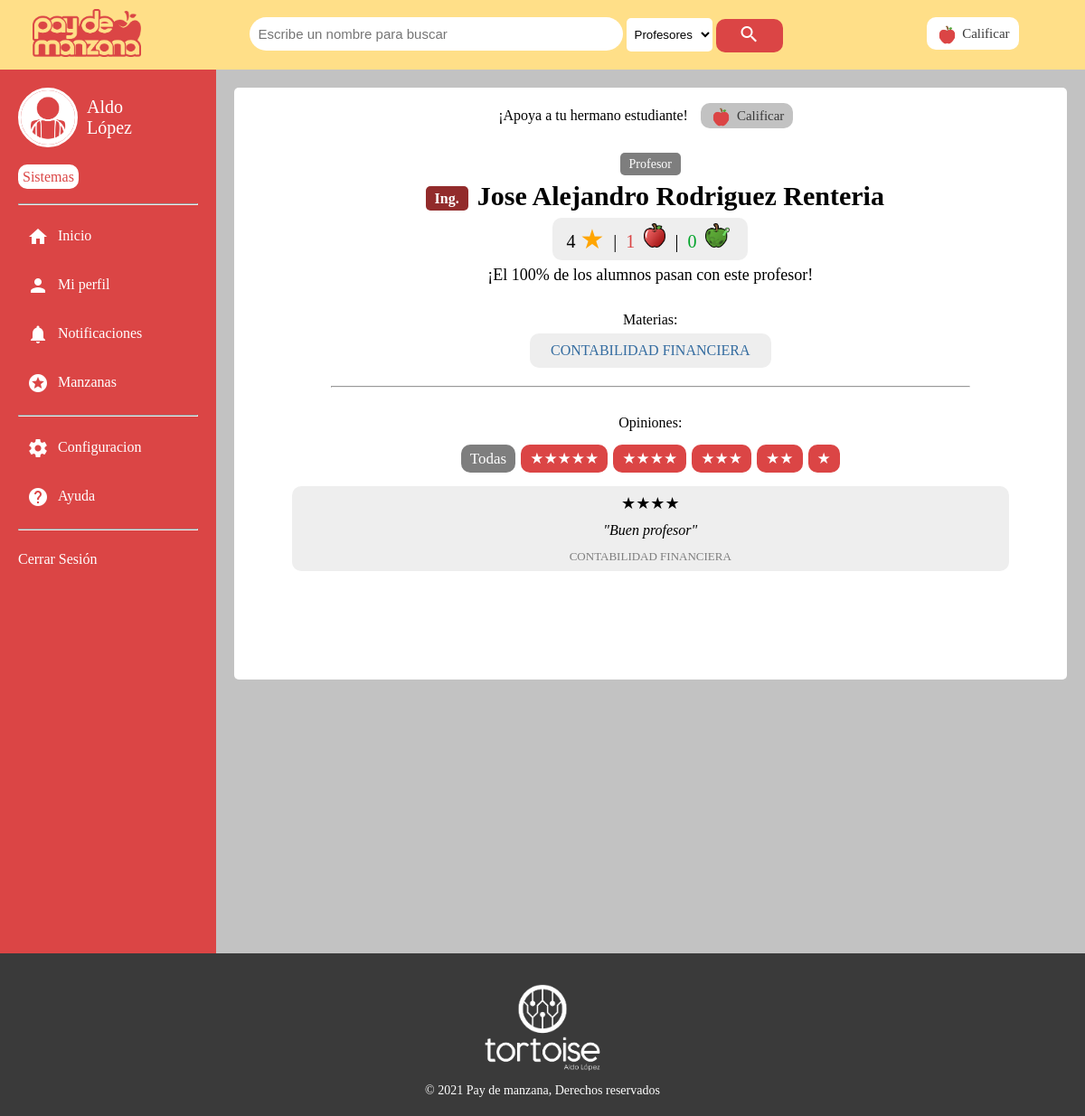
Page /Buscar/profesor?id=72 (signed in) on the committed database.
### tables this page shows
CREATE TABLE `usuario_presentacion` (
  `Usuario` char(8) NOT NULL,
  `Imagen_ruta` varchar(60) NOT NULL,
  `Descripcion` varchar(500) NOT NULL
);

CREATE TABLE `usuario` (
  `No_control` char(8) NOT NULL,
  `Nombre` varchar(60) NOT NULL,
  `Apellido` varchar(80) NOT NULL,
  `Sexo` enum('Masculino','Femenino','Sin especificar') NOT NULL,
  `Correo` varchar(25) NOT NULL,
  `Carrera` int(11) NOT NULL,
  `Anio_ingreso` year(4) NOT NULL
);

CREATE TABLE `carrera` (
  `Id_carrera` int(11) NOT NULL,
  `Nombre_carrera` varchar(100) DEFAULT NULL,
  `Nombre_corto` varchar(20) DEFAULT NULL,
  `Semestres` int(11) DEFAULT NULL
);

CREATE TABLE `profesor` (
  `Id_profesor` int(11) NOT NULL,
  `Titulo` varchar(5) NOT NULL,
  `Nombre` varchar(140) NOT NULL,
  `Sexo` enum('Masculino','Femenino','Sin especificar') NOT NULL
);

CREATE TABLE `calificacion` (
  `Id_calificacion` int(11) NOT NULL,
  `Usuario` varchar(100) NOT NULL,
  `Estatus` enum('Aprobada','Reprobada') NOT NULL,
  `Materia` int(11) NOT NULL,
  `Profesor` int(11) NOT NULL,
  `Estrellas` int(11) NOT NULL,
  `Opinion` varchar(300) NOT NULL,
  `Manzana` enum('No','Buena','Mala') NOT NULL
);

### model/usuario/ver_perfil.php (called while the page is built, shortened)
<?php
    $sql="SELECT Nombre, Apellido, Carrera FROM usuario WHERE No_control=:usuario";
    $resultado=$base->prepare($sql);
    $resultado->bindValue(":usuario",$usuario);
    $resultado->execute();
    $registro=$resultado->fetch((PDO::FETCH_ASSOC));
    $profilename = $registro["Nombre"] . " " . $registro["Apellido"];
    $carrera = $registro["Carrera"];
    $sql="SELECT Imagen_ruta FROM usuario_presentacion WHERE Usuario=:usuario";
    $resultado=$base->prepare($sql);
    $resultado->bindValue(":usuario",$usuario);
    $resultado->execute();
    $registro=$resultado->fetch((PDO::FETCH_ASSOC));
    $profileimage = $registro["Imagen_ruta"];
    $sql="SELECT * FROM carrera WHERE Id_carrera=:carrera";
    $resultado=$base->prepare($sql);
    $resultado->bindValue(":carrera",$carrera);
    $resultado->execute();
    $registro=$resultado->fetch((PDO::FETCH_ASSOC));
    $profilecareer = $registro["Nombre_corto"];
?>

### model/Buscar/ver_profesor.php (called while the page is built, shortened)
<?php
    require("../model/data/get_profesor.php");
    $teacher = $_GET["id"];
    $registro= getProfesor($teacher,$base);
    $teachertitle = $registro["Titulo"];
    $teachername = $registro["Nombre"];
    $teachergender = $registro["Sexo"];
    $sql ="SELECT ((Aprobadas * 100) / Totales) as Porcentaje FROM (SELECT COUNT(Case WHEN A.Estatus = 'Aprobada' THEN 1 END) as Aprobadas, COUNT(*) as Totales FROM calificacion A WHERE A.Profesor = :profesor) t";
    $resultado=$base->prepare($sql);
    $resultado->bindValue(":profesor",$teacher);
    $resultado->execute();
    $registro=$resultado->fetch((PDO::FETCH_ASSOC));
    $porcetaje_aprobados = $registro["Porcentaje"];
    if($porcetaje_aprobados!=null){
        $sql ="SELECT AVG(Estrellas) AS Promedio FROM calificacion WHERE Profesor = :profesor";
        $resultado=$base->prepare($sql);
        $resultado->bindValue(":profesor",$teacher);
        $resultado->execute();
        $registro=$resultado->fetch((PDO::FETCH_ASSOC));
        $teacher_estrellas = $registro["Promedio"];
        $sql = "SELECT COUNT(*) AS Manzanas FROM calificacion WHERE Profesor= :profesor AND Manzana='Buena'";
        $resultado=$base->prepare($sql);
        $resultado->bindValue(":profesor",$teacher);
        $resultado->execute();
        $registro=$resultado->fetch((PDO::FETCH_ASSOC));
        $teacher_manzanas_buenas = $registro["Manzanas"];
        $sql = "SELECT COUNT(*) AS Manzanas FROM calificacion WHERE Profesor= :profesor AND Manzana='Mala'";
        $resultado=$base->prepare($sql);
        $resultado->bindValue(":profesor",$teacher);
        $resultado->execute();
        $registro=$resultado->fetch((PDO::FETCH_ASSOC));
        $teacher_manzanas_malas = $registro["Manzanas"];
        $sql = "SELECT Count(*) as Veces, A.Materia As Id, (SELECT B.Nombre_materia FROM materia B WHERE B.Id_materia = A.Materia) As Nombre
        FROM calificacion A WHERE A.Profesor = :profesor AND EXISTS(SELECT C.Id_materia FROM materia C WHERE A.Materia=C.Id_materia AND C.Carrera=$carrera)
        GROUP BY A.Materia ORDER BY Veces DESC LIMIT 4";
        $resultado=$base->prepare($sql);
        $resultado->bindValue(":profesor",$teacher);
        $resultado->execute();
        $resultados_materias=$resultado->fetchAll((PDO::FETCH_OBJ));
        $tamano=10;
        $pagina=1;
        $sql1="SELECT A.Estrellas, A.Opinion, (SELECT B.Nombre_materia FROM materia B WHERE A.Materia=B.Id_materia)
        as Materia FROM calificacion A WHERE A.Profesor = :profesor";
        $empezar=($pagina-1)*$tamano;
        $sql2= $sql1 . " ORDER BY Id_calificacion DESC LIMIT $empezar,$tamano";
        $resultado=$base->prepare($sql2);
        $resultado->bindValue(":profesor",$teacher);
        $resultado->execute();
        $comentarios_general=$resultado->fetchAll((PDO::FETCH_OBJ));
    }
?>

### model/data/get_profesor.php (called while the page is built)
<?php
    function getProfesor($id,$base){
        $sql ="SELECT * FROM profesor WHERE Id_profesor=:id";
        $resultado=$base->prepare($sql);
        $resultado->bindValue(":id",$id);
        $resultado->execute();
        $registro=$resultado->fetch((PDO::FETCH_ASSOC));
        return $registro;
    }
?>

### view/common/sidebar/side_folder.php (the view, shortened to what this page needs)
<div class="sidebar" id="sidebar">
    <div class="perfil">
        <div class="nombre">
            <img src="../uploads/profile-images/<?php echo $profileimage; ?>" alt="perfil" width="60px">
            <span><?php echo $profilename; ?></span>
        </div>
        <div class="carrera">
            <span><?php echo $profilecareer; ?></span>
        </div>
    </div>
    <ul>
        <hr>
        <li><a href="../" id="side-inicio"><i class="material-icons">home</i><span class="side-text">Inicio</span></a></li>
        <li><a href="#" id="side-perfil"><i class="material-icons">person</i><span class="side-text">Mi perfil</span></a></li>
        <li><a href="../notificaciones" id="side-notificaciones"><i class="material-icons">notifications</i><span class="side-text">Notificaciones</span>
        </a></li>
        <li><a href="#" id="side-manzanas"><i class="material-icons">stars</i><span class="side-text">Manzanas</span></a></li>
        <hr>
        <li><a href="#" id="side-config"><i class="material-icons">settings</i><span class="side-text">Configuracion</span></a></li>
        <li><a href="#" id="side-ayuda"><i class="material-icons">help</i><span class="side-text">Ayuda</span></a></li>
        <hr>
        <li><a href="../logout" id="side-ayuda"><span class="side-text">Cerrar Sesión</span></a></li>
    </ul>
</div>

### view/Buscar/profesor.php (shortened to what this page needs)
<div class="espacio">
    <div class="frame">
        <span class="califica">¡Apoya a tu hermano estudiante! <a href="../Calificar/"><img src="../images/ico-man-buena.PNG" alt="manzana" width="25px">Calificar</a></span>
        <span class="prefix">
            <?php
                if($teachergender=="Femenino"){
                    echo "Profesora";
                }else{
                    echo "Profesor";
                }
            ?>
        </span>
        <h2><span><?php echo $teachertitle;?></span><?php echo $teachername;?></h2>
        <?php
            if($porcetaje_aprobados!=null){
        ?>
        <div class="profesor-stats">
                <span class="estrellas"><?php echo round($teacher_estrellas,2); ?><span class="estrella">★</span></span>|
                <span class="manzanas-buenas"><?php echo $teacher_manzanas_buenas; ?> <img src="../images/manzana-buena.png" alt="manzana" height="27px"></span>|
                <span class="manzanas-malas"><?php echo $teacher_manzanas_malas; ?> <img src="../images/manzana-mala.png" alt="manzana" height="27px"></span>
        </div>
        <div class="aprobacion">
            <span class="apb">¡El <?php echo round($porcetaje_aprobados);?>% de los alumnos pasan con
            <?php if($teachergender=="Femenino"){
                echo "esta profesora";
            }else{
                echo "este profesor";
            }
            ?>!</span>
        </div>
        <div class="lista-materia">
            <span class="titulo-opcion">Materias:</span>
            <?php
                foreach($resultados_materias as $materia){
                    echo "<span class=\"materia\"><a href=\"materia?id=$materia->Id\">";
                    echo $materia->Nombre;
                    echo '</a></span>';
                }
            ?>
        </div>
        <hr>
        <div class="comentarios">
            <span class="titulo-comentarios">Opiniones:</span>
            <div class="filtrar-com">
                <label for="estrellas-todos" id="est-todos">Todas</label>
                <label for="estrellas-5" id="est-5">★★★★★</label>
                <label for="estrellas-4" id="est-4">★★★★</label>
                <span class="responsive">
                <label for="estrellas-3" id="est-3">★★★</label>
                <label for="estrellas-2" id="est-2">★★</label>
                <label for="estrellas-1" id="est-1">★</label>
                </span>
            </div>
            <div class="com-todos" id="com-todos">
                <?php
                    foreach($comentarios_general as $opiniones){
                        echo '<div class="calificacion">';
                        echo '<span class="estrellas">';
                        for($i=1;$i<=$opiniones->Estrellas;$i++){
                            echo '★';
                        }
                        echo '</span>';
                        echo "<p class=\"opinion\"><i>\"$opiniones->Opinion\"</i></p>";
                        echo "<span class=\"materia\">$opiniones->Materia</span>";
                        echo '</div>';
                    }
                ?>
            </div>
        </div>
        <?php
            }
        ?>
    </div>
</div>

### style/header.css (style rules this page uses)
html { min-height: 100vh; }
body { margin: 0; padding: 0; font-family: ProximaNova-Regular; min-height: 100vh; }
body { padding: 0px 0px; background: #c2c2c2; }
body header { width: 100%; background: #ffdf88; display: -webkit-box; display: -ms-flexbox; display: flex; -webkit-box-align: center; -ms-flex-align: center; align-items: center; }
body header div { display: inline-block; vertical-align: middle; text-align: center; }
body header .barra-top { padding: 10px; width: 100%; }
body header .barra-top .buscar { width: 70%; }
body header .barra-top .buscar input[type="text"], body header .barra-top .buscar input[type="tel"], body header .barra-top .buscar input[type="email"], body header .barra-top .buscar input[type="password"], body header .barra-top .buscar input[type="number"] { background: #FFF; width: 50%; max-width: 1000px; border-radius: 20px; -webkit-box-sizing: border-box; box-sizing: border-box; border: 0px solid #db4545; font-size: 15px; padding: 10px; }
body header .barra-top .buscar select { line-height: 1.3; padding: 10px 5px; -webkit-box-sizing: border-box; box-sizing: border-box; border: 0px solid #db4545; border-radius: 5px; background: #ffffff; }
body header .barra-top .buscar select option { font-weight: normal; padding: 5px; }
body header .barra-top .buscar button { color: #ffffff; border: 0; border-radius: 10px; background: #db4545; padding: 5px 25px; vertical-align: middle; }
body header .barra-top .img { width: 10%; }
body header .barra-top .calificar { width: 15%; }
body header .barra-top .calificar a { font-size: 15px; font-family: Proxima Nova Bold; text-decoration: none; color: #3a3a3a; padding: 10px; border-radius: 10px; border: 0px solid #db4545; background: #FFFFFF; }
body header .barra-top .calificar a img { vertical-align: middle; }

### style/side-bar.css (style rules this page uses)
html { min-height: 100vh; }
body { margin: 0; padding: 0; font-family: ProximaNova-Regular; min-height: 100vh; }
.main .contenido .sidebar { margin: 0px 0px; width: 250px; background: #db4545; color: #FFFFFF; padding: 20px; float: left; overflow: hidden; -ms-flex-wrap: wrap; flex-wrap: wrap; -webkit-box-pack: justify; -ms-flex-pack: justify; justify-content: space-between; }
.main .contenido .sidebar ul { display: block; width: 100%; list-style: none; margin: 10px 0px; text-align: left; list-style-type: none; padding: 0px; height: 100vh; }
.main .contenido .sidebar ul li { width: 100%; margin: 0px; display: block; }
.main .contenido .sidebar ul li a { width: 100%; padding: 15px 0px; display: block; text-decoration: none; color: #FFFFFF; -webkit-transition: padding .3s; transition: padding .3s; }
.main .contenido .sidebar ul li a i { margin: 0px 10px; vertical-align: middle; }
.main .contenido .sidebar .perfil .nombre { width: 70px; height: 70px; display: -webkit-box; display: -ms-flexbox; display: flex; }
.main .contenido .sidebar .perfil .nombre img { width: 60px; height: 60px; border-radius: 50%; border: 3px solid #ffffff; -o-object-fit: cover; object-fit: cover; float: left; }
.main .contenido .sidebar .perfil .nombre span { float: left; margin: 10px 10px; font-size: 20px; vertical-align: middle; -webkit-box-align: center; -ms-flex-align: center; align-items: center; }
.main .contenido .sidebar .carrera { margin: 20px auto; }
.main .contenido .sidebar .carrera span { padding: 5px; border-radius: 10px; background: #ffffff; color: #db4545; font-family: Proxima Nova Bold; }

### style/footer.css (style rules this page uses)
html { min-height: 100vh; }
body { margin: 0; padding: 0; font-family: ProximaNova-Regular; min-height: 100vh; }
footer { text-align: center; width: 100%; background: #3a3a3a; color: #FFFFFF; font-size: 14px; }
footer div { width: 100%; padding: 20px 0px; }
footer div img { width: 150px; display: block; margin: 10px auto; }

### style/Buscar/main.css (style rules this page uses)
.espacio { width: 100%; padding: 20px; -webkit-box-sizing: border-box; box-sizing: border-box; }
.espacio .frame { width: 100%; margin: 0px auto; background: #FFFFFF; padding: 10px 20px 100px 20px; -webkit-box-sizing: border-box; box-sizing: border-box; border-radius: 5px; }

### rows in the picture
usuario_presentacion: Imagen_ruta (picture)
usuario: profilename "Aldo López"
carrera: Nombre_corto "Sistemas"
profesor: Titulo "Ing.", Nombre "Jose Alejandro Rodriguez Renteria"
calificacion: Estrellas 4 (drawn), Opinion "Buen profesor", Materia "CONTABILIDAD FINANCIERA"

### other values in the picture
$teacher_estrellas "4"
$teacher_manzanas_buenas "1"
$teacher_manzanas_malas "0"
$porcetaje_aprobados "100"
$materia->Nombre "CONTABILIDAD FINANCIERA"
